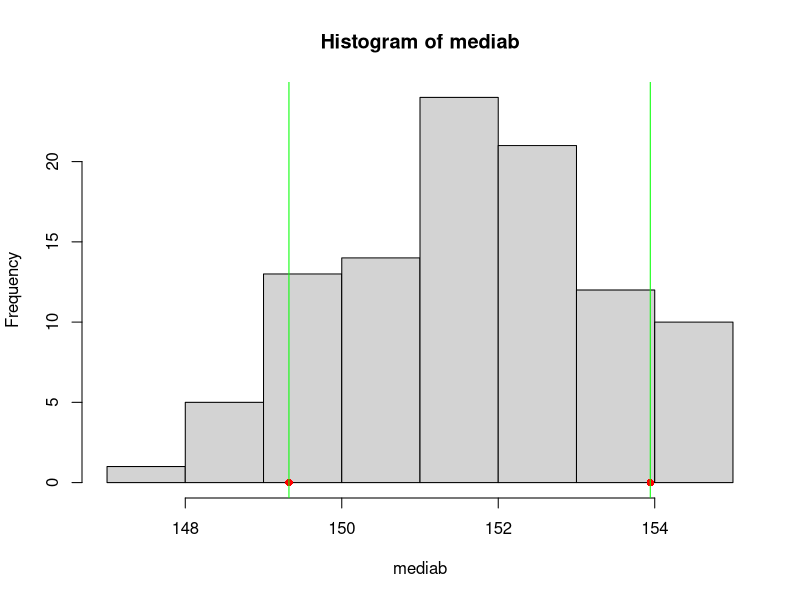

Recreate this plot in R.
#Ejercicio 3
class=c(137,138.5,140,141,142,143.5,145,147,148.5,150,153,154,155,156.5,157,158,158.5,159,160.5,161,162,167.5)
#length(class)
alpha=0.2

#IC BP para la media
B=100
mediab=numeric(B)
set.seed(1)
for(b in 1:B){
classb=sample(class,replace=TRUE)
mediab[b]=mean(classb)
}
hist(mediab)
#quantile(mediab,alpha/2)
#quantile(mediab,1-alpha/2)
IC=quantile(mediab,c(alpha/2,1-alpha/2))
#mean(class)
points(IC[1],0,col="red",pch=16)
points(IC[2],0,col="red",pch=16)
abline(v=IC[1],col="green")
abline(v=IC[2],col="green")

ICBP=function(muestra,estadistico,B=100,alpha=0.05){
estadisticob=numeric(B)
for(b in 1:B){
muestrab=sample(muestra,replace=TRUE)
estadisticob[b]=estadistico(muestrab)
}
IC=quantile(estadisticob,c(alpha/2,1-alpha/2))
return(list(IC,estadisticob))
}

set.seed(1)
Q=ICBP(class,mean,alpha=0.2)
Q[[1]]
Q[[2]]

ICBP=function(muestra,estadistico,B=100,alpha=0.05){
estadisticob=numeric(B)
for(b in 1:B){
muestrab=sample(muestra,replace=TRUE)
estadisticob[b]=estadistico(muestrab)
}
IC=quantile(estadisticob,c(alpha/2,1-alpha/2))
return(list(IC=IC,est=estadisticob))
}

set.seed(1)
Q=ICBP(class,mean,alpha=0.2)
Q$IC
Q$est

ICBP(class,median,alpha=0.2)$IC
ICBP(class,sd,alpha=0.2)$IC



##### SOLUCION DE BOOSTRAP-T


mJack=function(x,estadistico){              # PIDE LA MUESTRA Y EL ESTÁDISTICO
    n=length(x)                             
    Jack=matrix(NA,nrow=n,ncol=(n-1))       # MATRIZ CON LA MUESTRA POR FILAS 
    for(i in 1:n){
        Jack[i,]=x[-i] # LE QUITA UNO DE LOS COMPONENTES DE LA MATRIZ
    }
    return(apply(Jack,1,estadistico))
}

#Ejercicio 3
class=c(137,138.5,140,141,142,143.5,145,147,148.5,150,153,154,155,156.5,157,158,158.5,159,160.5,161,162,167.5)
#IC BCa
alpha=0.2

set.seed(1)
B=100
mediab=numeric(B)
for(b in 1:B){
classb=sample(class,replace=TRUE)
mediab[b]=mean(classb)
}
#Calculo z0
z0=qnorm(mean(mediab<=mean(class)))
#hist(mediab)
#points(mean(class),0,col="red",pch=16)

#Calculo a
theta_i=mJack(class,mean)
an=sum((mean(theta_i)-theta_i)^3)
ad=6*sum((mean(theta_i)-theta_i)^2)^(3/2)
a=an/ad
alpha1=pnorm(z0+(z0+qnorm(alpha/2))/(1-a*(z0+qnorm(alpha/2))))
alpha2=pnorm(z0+(z0+qnorm(1-alpha/2))/(1-a*(z0+qnorm(1-alpha/2))))
IC=quantile(mediab,c(alpha1,alpha2))
IC
